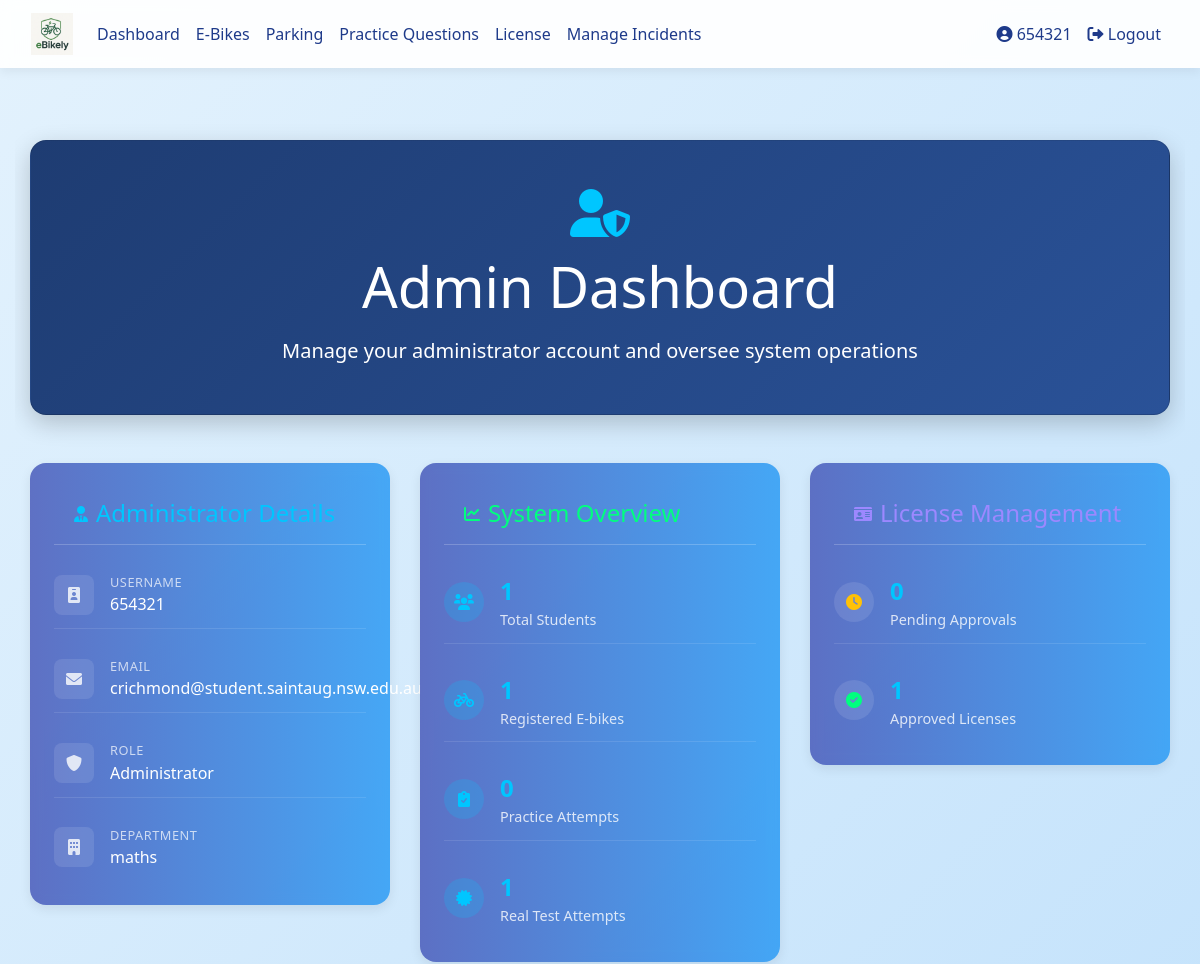
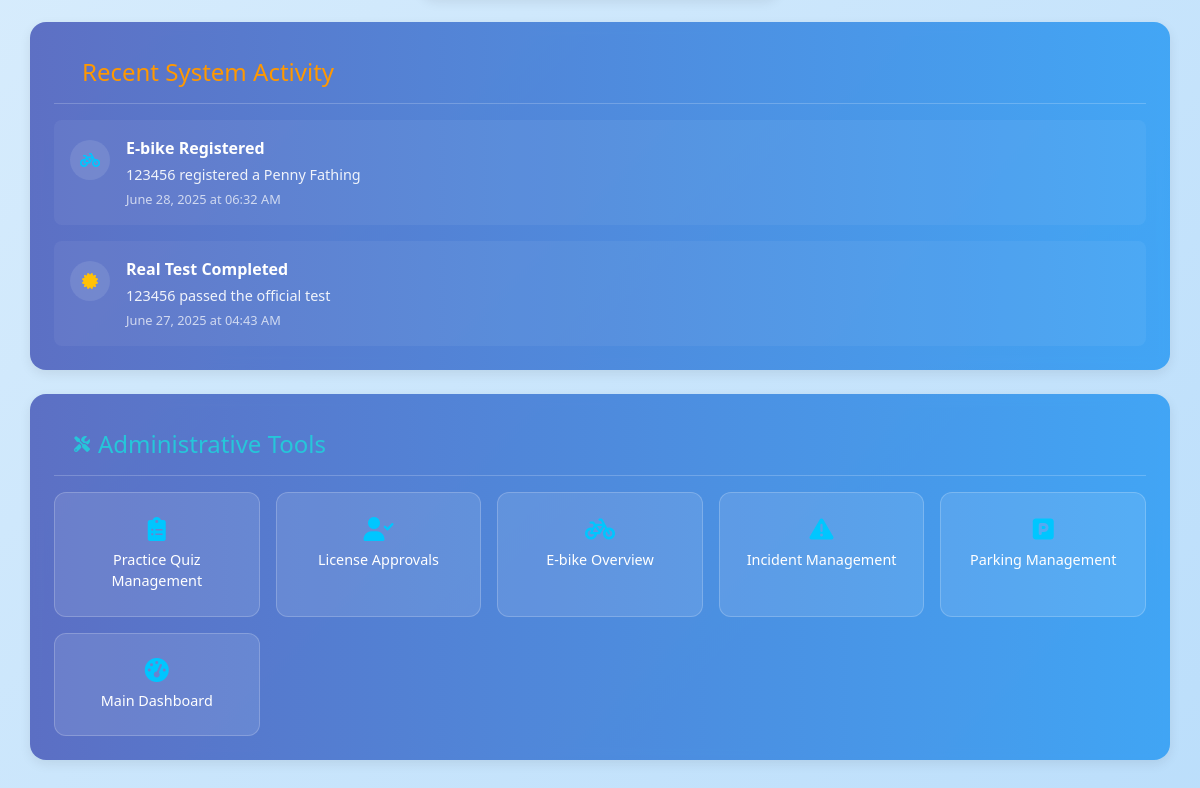
Screenshot of /admin/profile (signed in) with the database file from the repository (2 pictures, top to bottom).
### database_setup.py (models this page shows)
class User(Base, UserMixin):
    __tablename__ = 'users'
    id = Column(Integer, primary_key=True)
    username = Column(String(150), unique=True, nullable=False)
    email = Column(String(150), nullable=True)
    password = Column(String(150), nullable=False)
    ebikes = relationship('EBike', back_populates='owner', cascade="all, delete-orphan")
    practice_tests = relationship('PracticeTest', back_populates='user', cascade="all, delete-orphan")
    real_tests = relationship('RealTest', back_populates='user', cascade="all, delete-orphan")
    practice_attempts = relationship("PracticeAttempt", back_populates="user", cascade="all, delete-orphan")
    parking_spot = relationship("ParkingSpot", back_populates="reserved_user", uselist=False)
    reservations = relationship("ParkingReservation", back_populates="user")
    incident_reports = relationship('IncidentReport', foreign_keys='IncidentReport.reported_user_id', back_populates='reported_user')
    has_license = Column(Boolean, default=False)
    role = Column(String(10))  # 'student' or 'teacher'
    department = Column(String(150))  # for teachers
    year = Column(Integer)  # for students
    house = Column(String(50))  # for students

class RealTestAttempt(Base):
    __tablename__ = 'real_test_attempts'
    id = Column(Integer, primary_key=True)
    user_id = Column(Integer, ForeignKey('users.id'), nullable=False)
    test_id = Column(Integer, ForeignKey('real_tests.id'), nullable=False)
    passed = Column(Boolean, nullable=False, default=False)
    attempt_date = Column(DateTime, default=datetime.utcnow)
    user = relationship("User", back_populates="real_test_attempts")
    test = relationship("RealTest", back_populates="attempts")

### app.py (the view, shortened to what this page needs)
@app.route('/admin/profile')
@login_required
def admin_user_profile():
    if current_user.role != 'teacher':
        flash("Access denied.", "danger")
        return redirect(url_for('dashboard'))
    session = SessionLocal()
    try:
        system_stats = {
            'total_students': session.query(User).filter_by(role='student').count(),
            'total_ebikes': session.query(EBike).count(),
            'total_practice_attempts': session.query(PracticeAttempt).count(),
            'total_real_attempts': session.query(RealTestAttempt).count(),
            'pending_licenses': session.query(User).filter(
                User.role == 'student',
                User.has_license == False
            ).join(RealTestAttempt).filter(
                RealTestAttempt.passed == True
            ).distinct().count(),
            'approved_licenses': session.query(User).filter(
                User.role == 'student',
                User.has_license == True
            ).count()
        }
        recent_activities = []
        recent_practice = session.query(PracticeAttempt).options(
            joinedload(PracticeAttempt.user)
        ).order_by(PracticeAttempt.attempt_date.desc()).limit(3).all()
        recent_real = session.query(RealTestAttempt).options(
            joinedload(RealTestAttempt.user)
        ).order_by(RealTestAttempt.attempt_date.desc()).limit(3).all()
        for attempt in recent_real:
            status = "Passed" if attempt.passed else "Failed"
            recent_activities.append({
                'type': 'real_test',
                'title': 'Real Test Completed',
                'details': f'{attempt.user.username} {status.lower()} the official test',
                'timestamp': attempt.attempt_date
            })
        recent_ebikes = session.query(EBike).options(
            joinedload(EBike.owner)
        ).order_by(EBike.id.desc()).limit(2).all()
        for ebike in recent_ebikes:
            recent_activities.append({
                'type': 'ebike',
                'title': 'E-bike Registered',
                'details': f'{ebike.owner.username} registered a {ebike.model}',
                'timestamp': datetime.now()  # Since we don't have registration_date in EBike model
            })
        if recent_activities:
            recent_activities.sort(key=lambda x: x['timestamp'], reverse=True)
            recent_activities = recent_activities[:8]  # Show top 8 activities
        return render_template('admin_user_profile.html',
                             system_stats=system_stats,
                             recent_activities=recent_activities)
    except Exception as e:
        print(f"Error in admin_user_profile: {e}")
        flash("An error occurred loading the admin profile.", "danger")
        return redirect(url_for('dashboard'))
    finally:
        session.close()

### templates/admin_user_profile.html (shortened to what this page needs)
{% extends "base.html" %}
{% block content %}
<div class="container welcome-container">
  <div class="hero-section card text-white p-5 mb-5 fade-in">
    <div class="text-center">
      <i class="fas fa-user-shield dashboard-icon mb-3"></i>
      <h1 class="display-4 mb-3">Admin Dashboard</h1>
      <p class="lead mb-0">Manage your administrator account and oversee system operations</p>
    </div>
  </div>
  <div class="row g-4 slide-up-delay">
    <div class="col-lg-4 col-md-6">
      <div class="card feature-card p-4">
        <div class="card-header gradient-blue mb-3">
          <i class="fas fa-user-tie mr-2"></i>
          <h4 class="mb-0">Administrator Details</h4>
        </div>
        <div class="user-info">
          <div class="info-item">
            <div class="info-icon">
              <i class="fas fa-id-badge"></i>
            </div>
            <div class="info-content">
              <span class="info-label">Username</span>
              <span class="info-value">{{ current_user.username }}</span>
            </div>
          </div>
          <div class="info-item">
            <div class="info-icon">
              <i class="fas fa-envelope"></i>
            </div>
            <div class="info-content">
              <span class="info-label">Email</span>
              <span class="info-value">{{ current_user.email }}</span>
            </div>
          </div>
          <div class="info-item">
            <div class="info-icon">
              <i class="fas fa-shield-alt"></i>
            </div>
            <div class="info-content">
              <span class="info-label">Role</span>
              <span class="info-value">Administrator</span>
            </div>
          </div>
          <div class="info-item">
            <div class="info-icon">
              <i class="fas fa-building"></i>
            </div>
            <div class="info-content">
              <span class="info-label">Department</span>
              <span class="info-value">{{ current_user.department or 'Not Specified' }}</span>
            </div>
          </div>
        </div>
      </div>
    </div>
    <div class="col-lg-4 col-md-6">
      <div class="card feature-card p-4">
        <div class="card-header gradient-green mb-3">
          <i class="fas fa-chart-line mr-2"></i>
          <h4 class="mb-0">System Overview</h4>
        </div>
        <div class="stats-grid">
          <div class="stat-item">
            <div class="stat-icon">
              <i class="fas fa-users"></i>
            </div>
            <div class="stat-info">
              <span class="stat-number">{{ system_stats.total_students }}</span>
              <span class="stat-label">Total Students</span>
            </div>
          </div>
          <div class="stat-item">
            <div class="stat-icon">
              <i class="fas fa-bicycle"></i>
            </div>
            <div class="stat-info">
              <span class="stat-number">{{ system_stats.total_ebikes }}</span>
              <span class="stat-label">Registered E-bikes</span>
            </div>
          </div>
          <div class="stat-item">
            <div class="stat-icon">
              <i class="fas fa-clipboard-check"></i>
            </div>
            <div class="stat-info">
              <span class="stat-number">{{ system_stats.total_practice_attempts }}</span>
              <span class="stat-label">Practice Attempts</span>
            </div>
          </div>
          <div class="stat-item">
            <div class="stat-icon">
              <i class="fas fa-certificate"></i>
            </div>
            <div class="stat-info">
              <span class="stat-number">{{ system_stats.total_real_attempts }}</span>
              <span class="stat-label">Real Test Attempts</span>
            </div>
          </div>
        </div>
      </div>
    </div>
    <div class="col-lg-4 col-md-12">
      <div class="card feature-card p-4">
        <div class="card-header gradient-purple mb-3">
          <i class="fas fa-id-card mr-2"></i>
          <h4 class="mb-0">License Management</h4>
        </div>
        <div class="license-management">
          <div class="management-stat">
            <div class="management-icon">
              <i class="fas fa-clock text-warning"></i>
            </div>
            <div class="management-info">
              <span class="management-number">{{ system_stats.pending_licenses }}</span>
              <span class="management-label">Pending Approvals</span>
            </div>
          </div>
          <div class="management-stat">
            <div class="management-icon">
              <i class="fas fa-check-circle text-success"></i>
            </div>
            <div class="management-info">
              <span class="management-number">{{ system_stats.approved_licenses }}</span>
              <span class="management-label">Approved Licenses</span>
            </div>
          </div>
        </div>
      </div>
    </div>
  </div>
  <div class="row mt-4 slide-up-delay">
    <div class="col-12">
      <div class="card feature-card p-4">
        <div class="card-header gradient-orange mb-3">
          <h4 class="mb-0">Recent System Activity</h4>
        </div>
        {% if recent_activities %}
          <div class="activity-timeline">
            {% for activity in recent_activities %}
              <div class="activity-item">
                <div class="activity-icon">
                  {% if activity.type == 'practice' %}
                    <i class="fas fa-clipboard-list text-info"></i>
                  {% elif activity.type == 'real_test' %}
                    <i class="fas fa-certificate text-warning"></i>
                  {% elif activity.type == 'registration' %}
                    <i class="fas fa-user-plus text-success"></i>
                  {% elif activity.type == 'ebike' %}
                    <i class="fas fa-bicycle text-primary"></i>
                  {% endif %}
                </div>
                <div class="activity-content">
                  <div class="activity-title">
                    {{ activity.title }}
                  </div>
                  <div class="activity-details">
                    {{ activity.details }}
                  </div>
                  <div class="activity-time">
                    {{ activity.timestamp.strftime('%B %d, %Y at %I:%M %p') }}
                  </div>
                </div>
              </div>
            {% endfor %}
          </div>
        {% else %}
          <div class="empty-state text-center py-4">
            <i class="fas fa-activity fa-3x opacity-50 mb-3"></i>
            <h5>No Recent Activity</h5>
            <p class="opacity-75">System activities will appear here as they occur.</p>
          </div>
        {% endif %}
      </div>
    </div>
  </div>
  <div class="row mt-4 slide-up-delay">
    <div class="col-12">
      <div class="card feature-card p-4">
        <div class="card-header gradient-teal mb-3">
          <i class="fas fa-tools mr-2"></i>
          <h4 class="mb-0">Administrative Tools</h4>
        </div>
        <div class="admin-actions">
          <a href="{{ url_for('admin_practice_quizzes') }}" class="action-btn">
            <i class="fas fa-clipboard-list"></i>
            <span>Practice Quiz Management</span>
          </a>
          <a href="{{ url_for('approve_licenses') }}" class="action-btn">
            <i class="fas fa-user-check"></i>
            <span>License Approvals</span>
          </a>
          <a href="{{ url_for('admin_ebike_overview') }}" class="action-btn">
            <i class="fas fa-bicycle"></i>
            <span>E-bike Overview</span>
          </a>
          <a href="{{ url_for('admin_incidents') }}" class="action-btn">
            <i class="fas fa-exclamation-triangle"></i>
            <span>Incident Management</span>
          </a>
          <a href="{{ url_for('parking_spots') }}" class="action-btn">
            <i class="fas fa-parking"></i>
            <span>Parking Management</span>
          </a>
          <a href="{{ url_for('dashboard') }}" class="action-btn">
            <i class="fas fa-tachometer-alt"></i>
            <span>Main Dashboard</span>
          </a>
        </div>
      </div>
    </div>
  </div>
</div>
<link rel="stylesheet" href="https://cdnjs.cloudflare.com/ajax/libs/font-awesome/6.0.0/css/all.min.css">
{% endblock %}

### templates/base.html (shortened to what this page needs)
<!DOCTYPE html>
<html lang="en">
<head>
  <link rel="stylesheet" href="https://stackpath.bootstrapcdn.com/bootstrap/4.5.2/css/bootstrap.min.css">
  <link rel="stylesheet" href="{{ url_for('static', filename='styles.css') }}">
  <link href="https://cdnjs.cloudflare.com/ajax/libs/font-awesome/5.15.4/css/all.min.css" rel="stylesheet">
</head>
<body>
  <nav class="navbar navbar-expand-lg navbar-light">
    <div class="container-fluid">
      <a class="navbar-brand" href="{{ url_for('dashboard') }}">
        <img src="{{ url_for('static', filename='images/logo.png') }}" alt="E-Bike Manager Logo">
      </a>
      <div class="collapse navbar-collapse justify-content-between" id="navbarNav">
        <ul class="navbar-nav">
          {% if current_user.is_authenticated %}
            <li class="nav-item"><a class="nav-link {% if request.endpoint == 'dashboard' %}active{% endif %}" href="{{ url_for('dashboard') }}">Dashboard</a></li>
            <li class="nav-item"><a class="nav-link {% if request.endpoint == 'ebike_management' %}active{% endif %}" href="{{ url_for('ebike_management') }}">E-Bikes</a></li>
            <li class="nav-item"><a class="nav-link {% if request.endpoint == 'parking_spots' %}active{% endif %}" href="{{ url_for('parking_spots') }}">Parking</a></li>
            <li class="nav-item"><a class="nav-link {% if request.endpoint == 'practice_selection' %}active{% endif %}" href="{{ url_for('practice_selection') }}">Practice Questions</a></li>
            <li class="nav-item"><a class="nav-link" href="{{ url_for('license_page') }}">License</a></li>
            {% if current_user.role == 'student' %}
              <li class="nav-item"><a class="nav-link {% if request.endpoint == 'report_incident' %}active{% endif %}" href="{{ url_for('report_incident') }}">Report Incident</a></li>
            {% elif current_user.role == 'teacher' %}
              <li class="nav-item"><a class="nav-link {% if request.endpoint == 'admin_incidents' %}active{% endif %}" href="{{ url_for('admin_incidents') }}">Manage Incidents</a></li>
            {% endif %}
          {% endif %}
        </ul>
        <ul class="navbar-nav">
          {% if current_user.is_authenticated %}
            <li class="nav-item"><a class="nav-link {% if request.endpoint == 'user_profile' %}active{% endif %}" href="{{ url_for('user_profile') }}"><i class="fas fa-user-circle"></i> {{ current_user.username }}</a></li>
            <li class="nav-item"><a class="nav-link" href="{{ url_for('logout') }}"><i class="fas fa-sign-out-alt"></i> Logout</a></li>
          {% else %}
            <li class="nav-item"><a class="nav-link" href="{{ url_for('login') }}"><i class="fas fa-sign-in-alt"></i> Login</a></li>
            <li class="nav-item"><a class="nav-link" href="{{ url_for('register') }}"><i class="fas fa-user-plus"></i> Register</a></li>
          {% endif %}
        </ul>
      </div>
    </div>
  </nav>
  <div class="container my-4">
    {% block content %}{% endblock %}
  </div>
</body>
</html>

### rows the page displays
User: username "654321", email "crichmond@student.saintaug.nsw.edu.au", department "maths"
RealTestAttempt: timestamp "June 27, 2025 at 04:43 AM"

### other values shown
{{ system_stats.total_students }} "1"
{{ system_stats.total_ebikes }} "1"
{{ system_stats.total_practice_attempts }} "0"
{{ system_stats.total_real_attempts }} "1"
{{ system_stats.pending_licenses }} "0"
{{ system_stats.approved_licenses }} "1"
{{ activity.title }} "E-bike Registered" "Real Test Completed"
{{ activity.details }} "123456 registered a Penny Fathing" "123456 passed the official test"
{{ activity.timestamp.strftime('%B %d, %Y at %I:%M %p') }} "June 28, 2025 at 06:32 AM"
